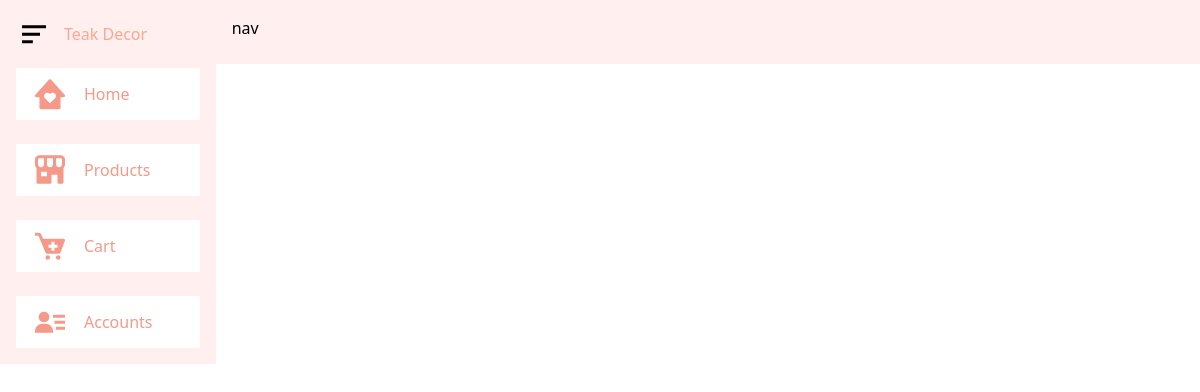
Before: /products/ with the older database file.
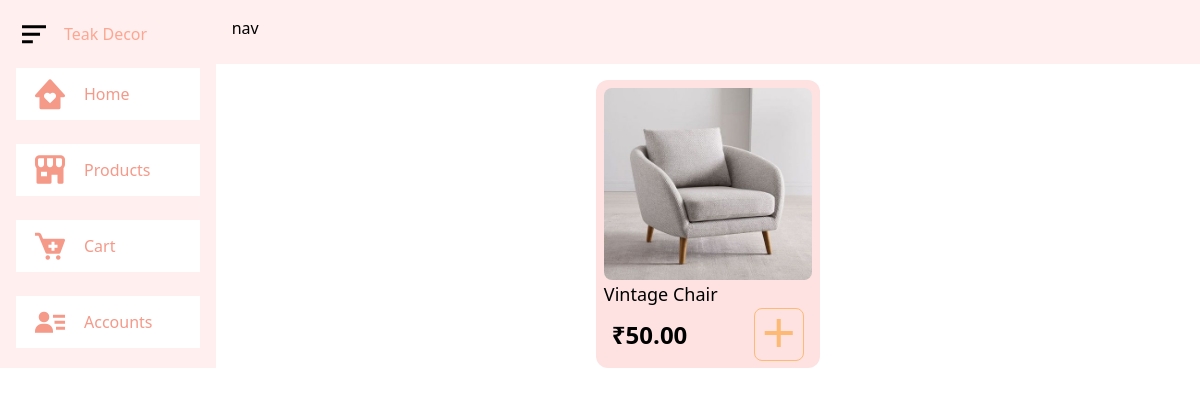
After: the same page with the newer database file.
### products/models.py (models this page shows, shortened)
class Item(models.Model):
    id = models.UUIDField(
        primary_key = True,
        default = uuid.uuid4,
        editable = False
    )
    title = models.CharField(max_length=100)
    price = models.DecimalField(max_digits=6, decimal_places=2)
    description = models.TextField()
    category = models.CharField(choices=CATEGORY_CHOICES, max_length=2, blank=True)
    image = models.ImageField(upload_to='items/')

### products/views.py (the view)
# urls.py: path("products/", views.products_list, name="products_page"),
def products_list(request):
    products = Item.objects.all()
    context = {"products": products}
    return render(request, "products.html", context)

### templates/products.html
{% extends "base.html" %}
{% load static %}
{% block content %}
    <div class="flex flex-wrap gap-4 justify-center">
        {% for product  in products %}
        <div class="w-56 h-72 p-2 rounded-xl bg-red-100">
            <div class="w-52 h-48 rounded-lg">
                <img
                src="{{ product.image.url }}"
                alt="rosegold image"
                class="object-fit w-52 h-48 rounded-lg"
                >
                </div>
                <h2 class="text-lg">{{ product.title }}</h2>
                <div class="px-2 flex flex-row justify-between items-center">
                    <span class="text-2xl font-bold">₹{{ product.price }}</span>
                    <button class="border border-orange-300 rounded-lg text-orange-300">
                        <i class='bx bx-plus bx-tada-hover bx-lg'></i>
                    </button>
                </div>
        </div>
        {% endfor %}
    </div>
{% endblock content %}

Changed rows visible on the page:
added Item: image (picture), title "Vintage Chair", price "50.00"
